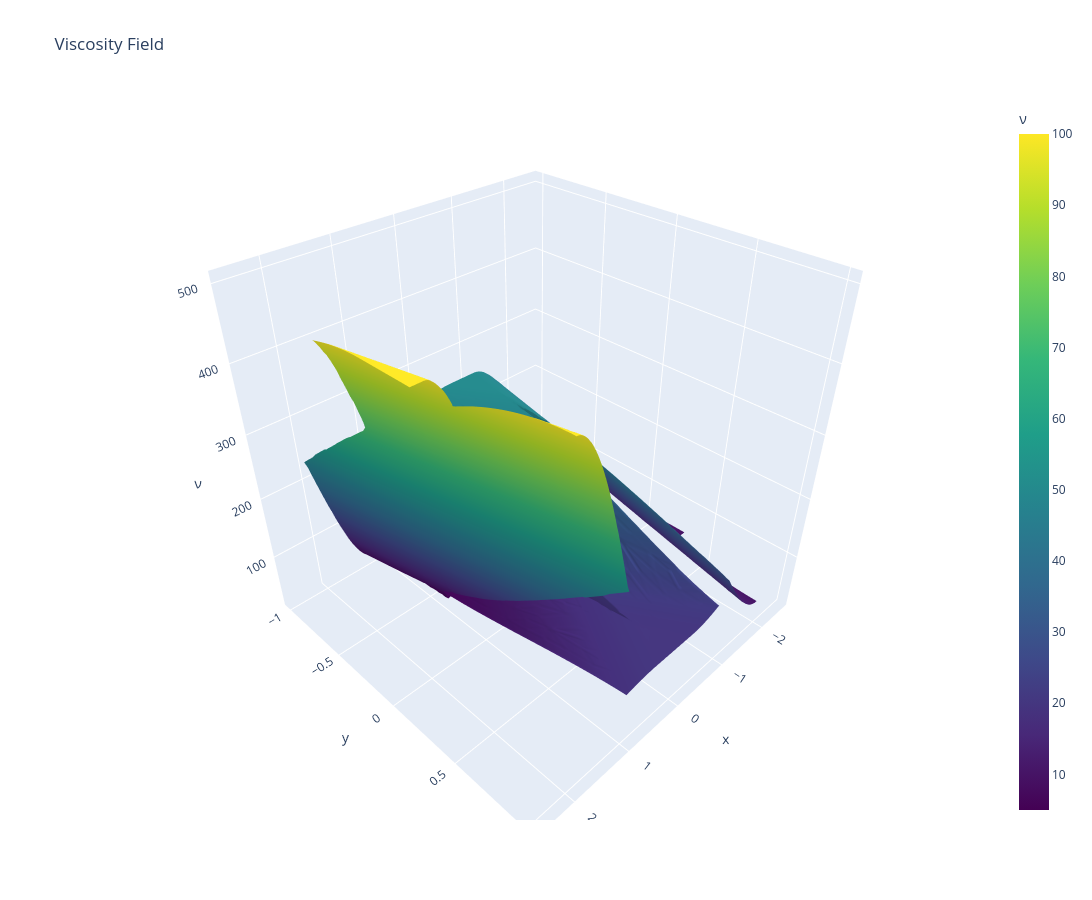

The code cell stored with this chart in its notebook:
### Code cell
plot_viscosity_3d(
    p_fine,
    t_fine,
    v_t,
    z_scale=5
)

### Figure 1 — Plotly figure (JSON) as saved in the notebook; plotly's stock layout.template omitted (floating-point values rounded to 4 significant figures; data arrays with more than 128 entries replaced by an {"elided": "..."} marker saying what was removed)
{"data": [{"colorbar": {"title": {"text": "ν"}}, "colorscale": [[0, "#440154"], [0.1111, "#482878"], [0.2222, "#3e4989"], [0.3333, "#31688e"], [0.4444, "#26828e"], [0.5556, "#1f9e89"], [0.6667, "#35b779"], [0.7778, "#6ece58"], [0.8889, "#b5de2b"], [1, "#fde725"]], "i": {"elided": "47872 int values"}, "intensity": {"elided": "24473 float values"}, "j": {"elided": "47872 int values"}, "k": {"elided": "47872 int values"}, "showscale": true, "type": "mesh3d", "x": {"elided": "24473 float values"}, "y": {"elided": "24473 float values"}, "z": {"elided": "24473 float values"}}], "layout": {"height": 900, "scene": {"xaxis": {"title": {"text": "x"}}, "yaxis": {"title": {"text": "y"}}, "zaxis": {"title": {"text": "ν"}}}, "title": {"text": "Viscosity Field"}, "width": 1200}}
